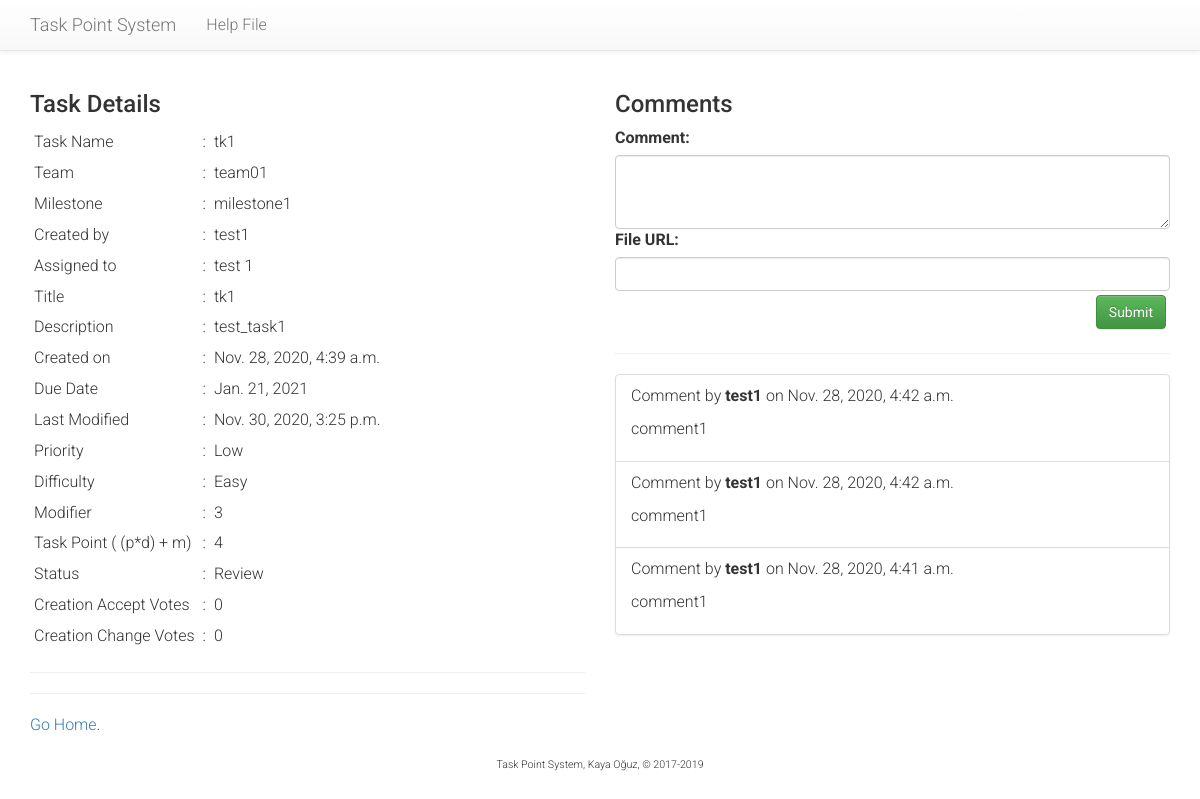
Before: /tasks/1/view/ (signed in) with the older database file.
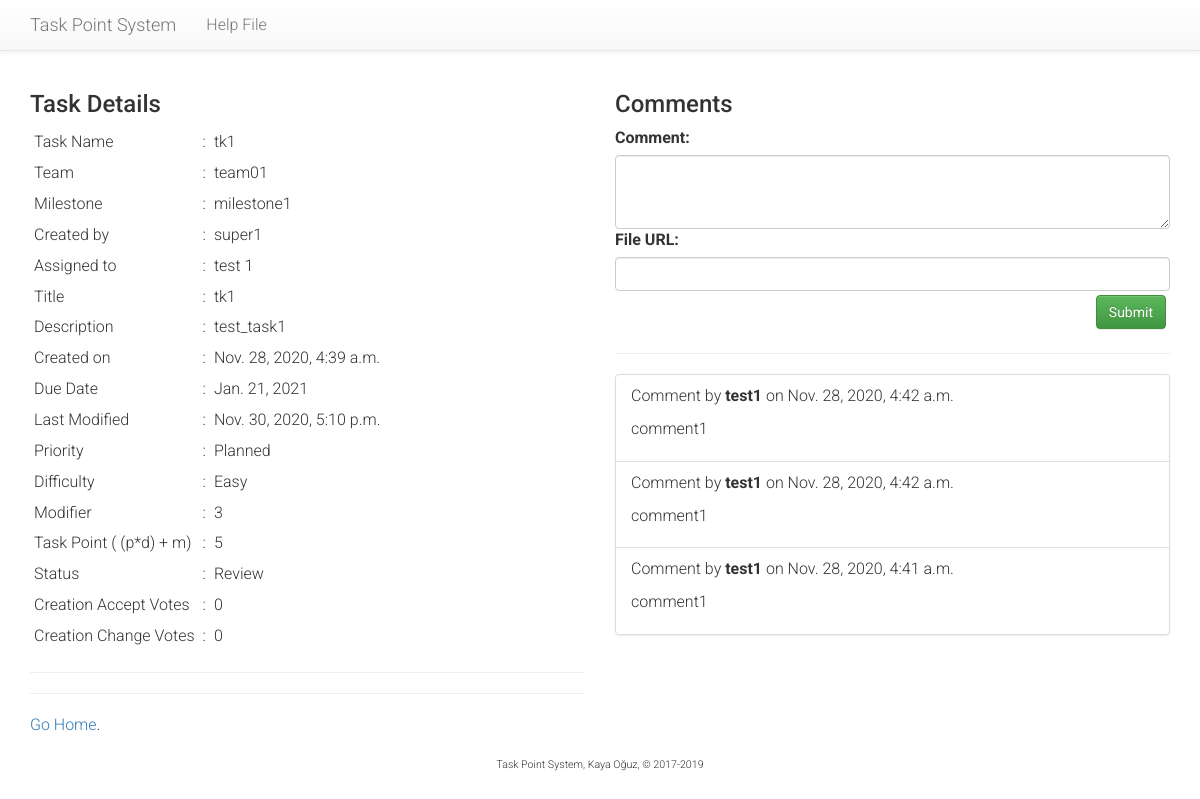
After: the same page with the newer database file.
### tasks/models.py (models this page shows, shortened)
class Task(models.Model):
    PRIORITY = (
        (3, 'Urgent'),
        (2, 'Planned'),
        (1, 'Low'),
    )
    DIFFICULTY = (
        (3, 'Difficult'),
        (2, 'Normal'),
        (1, 'Easy'),
    )
    STATUS = (
        (1, "Review"),
        (2, "Working on it"),
        (3, "Waiting for review"),
        (4, "Waiting for supervisor grade"),
        (5, "Rejected"),
        (6, "Accepted"),
    )
    milestone = models.ForeignKey(Milestone, on_delete=models.CASCADE)
    creator = models.ForeignKey(User, related_name='creator', on_delete=models.SET_NULL, blank=True, null=True)
    assignee = models.ForeignKey(
        Developer,
        on_delete=models.CASCADE,
        related_name='assignee',
        verbose_name="Assigned to"
    )
    team = models.ForeignKey(Team, on_delete=models.CASCADE)
    title = models.CharField("Brief task name", max_length=256)
    description = models.TextField("Description")
    due = models.DateField("Due Date", validators=[past_date_validator])
    date = models.DateTimeField("Created on", auto_now_add=True)
    completed = models.DateTimeField("Completed on", auto_now=True, blank=True, null=True)
    priority = models.PositiveSmallIntegerField("Priority", choices=PRIORITY, default=2)
    difficulty = models.PositiveSmallIntegerField("Difficulty", choices=DIFFICULTY, default=2)
    modifier = models.PositiveSmallIntegerField(
        "Modifier",
        default=3,
        validators=[MaxValueValidator(5), MinValueValidator(1)]
    )
    status = models.PositiveSmallIntegerField("Status", choices=STATUS, default=1)
    valid = models.BooleanField("Is Valid", default=False)
    def get_points(self):
        return (self.difficulty*self.priority)+self.modifier
    def already_voted(self, developer):
        if Vote.objects.filter(task=self, voter=developer):
            return True
        return False
    def get_creation_accept_votes(self):
        if Vote.objects.filter(task=self, vote_type=1).count() > self.team.get_team_size() * 0.50:
            self.status = 2
            self.save()
        return Vote.objects.filter(task=self, vote_type=1)
    def get_creation_change_votes(self):
        return Vote.objects.filter(task=self, vote_type=2)

class Team(models.Model):
    course = models.ForeignKey(Course, on_delete=models.CASCADE)
    name = models.CharField("Team Name", max_length=128)
    github = models.CharField("Git Page", max_length=256, null=True)
    supervisor = models.ForeignKey(Supervisor, on_delete=models.SET_NULL, blank=True, null=True)
    team_size = models.PositiveSmallIntegerField("Team size", default=4, validators=[MaxValueValidator(99), MinValueValidator(1)])
    def __str__(self):
        return self.name
    def get_team_size(self):
        size = self.team_size
        return size

class Milestone(models.Model):
    course = models.ForeignKey(Course, on_delete=models.CASCADE)
    name = models.CharField("Milestone", max_length=128)
    description = models.TextField("Milestone details")
    weight = models.PositiveSmallIntegerField(
        "Weight",
        default=10,
        validators=[MaxValueValidator(100), MinValueValidator(1)]
    )
    due = models.DateField("Due Date")
    def __str__(self):
        return self.name

class Developer(models.Model):
    id = models.CharField("ID", max_length=12, primary_key=True)
    user = models.OneToOneField(User, on_delete=models.CASCADE)
    team = models.ForeignKey(Team, on_delete=models.SET_NULL, blank=True, null=True)
    def __str__(self):
        return self.get_name()
    def get_name(self):
        return self.user.first_name + " " + self.user.last_name

### tasks/views.py (the view)
# urls.py: re_path(r'^(?P<task_id>[0-9]+)/view/$', views.view_task, name='view-task'),
@login_required
def view_task(request, task_id):
    tsk = get_object_or_404(Task, pk=task_id)
    can_edit = None
    user_d = None
    user_s = None
    needs_change = False
    if Developer.objects.filter(user=request.user):
        user_d = Developer.objects.get(user=request.user)
        if tsk.assignee == user_d:
            can_edit = 'developer'
        if tsk.team != user_d.team:
            leave_site(request)
            return HttpResponseRedirect('/tasks/')
    elif Supervisor.objects.filter(user=request.user):
        can_edit = 'supervisor'
        user_s = Supervisor.objects.get(user=request.user)
    if user_d:
        if tsk.get_creation_change_votes().count() >= user_d.team.get_team_size() * 0.5:
            needs_change = True
    comment_list = tsk.comment_set.all().order_by("-date")
    vote_list = tsk.vote_set.all()
    already_voted = tsk.already_voted(request.user)
    check_status = tsk.get_creation_accept_votes()
    form = CommentForm()
    return render(
        request,
        'tasks/view_task.html',
        {
            'page_title': 'View task',
            'task': tsk, 'tid': task_id,
            'comments': comment_list,
            'votes': vote_list,
            'already_voted': already_voted,
            'form': form,
            'user_d': user_d,
            'user_s': user_s,
            'can_edit': can_edit,
            'needs_change': needs_change,
        }
    )

### tasks/forms.py
class CommentForm(ModelForm):
    class Meta:
        model = Comment
        fields = ['body', 'file_url']
        widgets = {
            'body': Textarea(attrs={'cols': 20, 'rows': 3}),
        }

### tasks/templates/tasks/view_task.html (shortened to what this page needs)
{% extends "tasks/base.html" %}
{% block leftcontent %}
<h3>Task Details</h3>
<table>
<tr><td>Task Name</td><td>:</td><td>{{ task.title }}</td></tr>
<tr><td>Team</td><td>:</td><td>{{ task.team }}</td></tr>
<tr><td>Milestone</td><td>:</td><td>{{ task.milestone }}</td></tr>
<tr><td>Created by</td><td>:</td><td>{{ task.creator }}</td></tr>
<tr><td>Assigned to</td><td>:</td><td>{{ task.assignee }}</td></tr>
<tr><td>Title</td><td>:</td><td>{{ task.title }}</td></tr>
<tr><td valign="top">Description</td><td valign="top">:</td><td>{{ task.description|linebreaksbr }}</td></tr>
<tr><td>Created on</td><td>:</td><td>{{ task.date }}</td></tr>
<tr><td>Due Date</td><td>:</td><td>{{ task.due }}</td></tr>
<tr><td>Last Modified</td><td>:</td><td>{{ task.completed }}</td></tr>
<tr><td>Priority</td><td>:</td><td>{{ task.get_priority_display }}</td></tr>
<tr><td>Difficulty</td><td>:</td><td>{{ task.get_difficulty_display }}</td></tr>
<tr><td>Modifier</td><td>:</td><td>{{ task.modifier }}</td></tr>
<tr><td>Task Point ( (p*d) + m)</td><td>:</td><td>{{ task.get_points }}</td></tr>
<tr><td>Status</td><td>:</td><td>{{ task.get_status_display }}</td></tr>
<tr><td>Creation Accept Votes</td><td>:</td><td>{{ task.get_creation_accept_votes.count }}</td></tr>
<tr><td>Creation Change Votes</td><td>:</td><td>{{ task.get_creation_change_votes.count }}</td></tr>
</table>
<hr />
<hr />
<a href="{% url 'tasks:choose' %}">Go Home</a>.
{% endblock %}
{% block rightcontent %}
<h3>Comments</h3>
<form action="{% url 'tasks:send-comment' tid %}" method="post">
    {{ form }}
    <div style="text-align: right; padding: 4px;"><input type="submit" value="Submit" class="btn btn-success" id="send" /></div>
</form>
<hr />
{% if comments %}
<ul class="list-group">
  {% for comment in comments %}
    <li class="list-group-item">
      <p>Comment by <b>{{comment.owner}}</b> on {{comment.date}}</p>
      <p>{{comment.body|linebreaksbr}}</p>
    </li>
  {% endfor %}
</ul>
{% endif %}
{% endblock %}

Changed rows visible on the page:
changed Task "tk1": creator "test1" → "super1"; completed "Nov. 30, 2020, 3:25 p.m." → "Nov. 30, 2020, 5:10 p.m."; priority "Low" → "Planned"; get_points "4" → "5"
